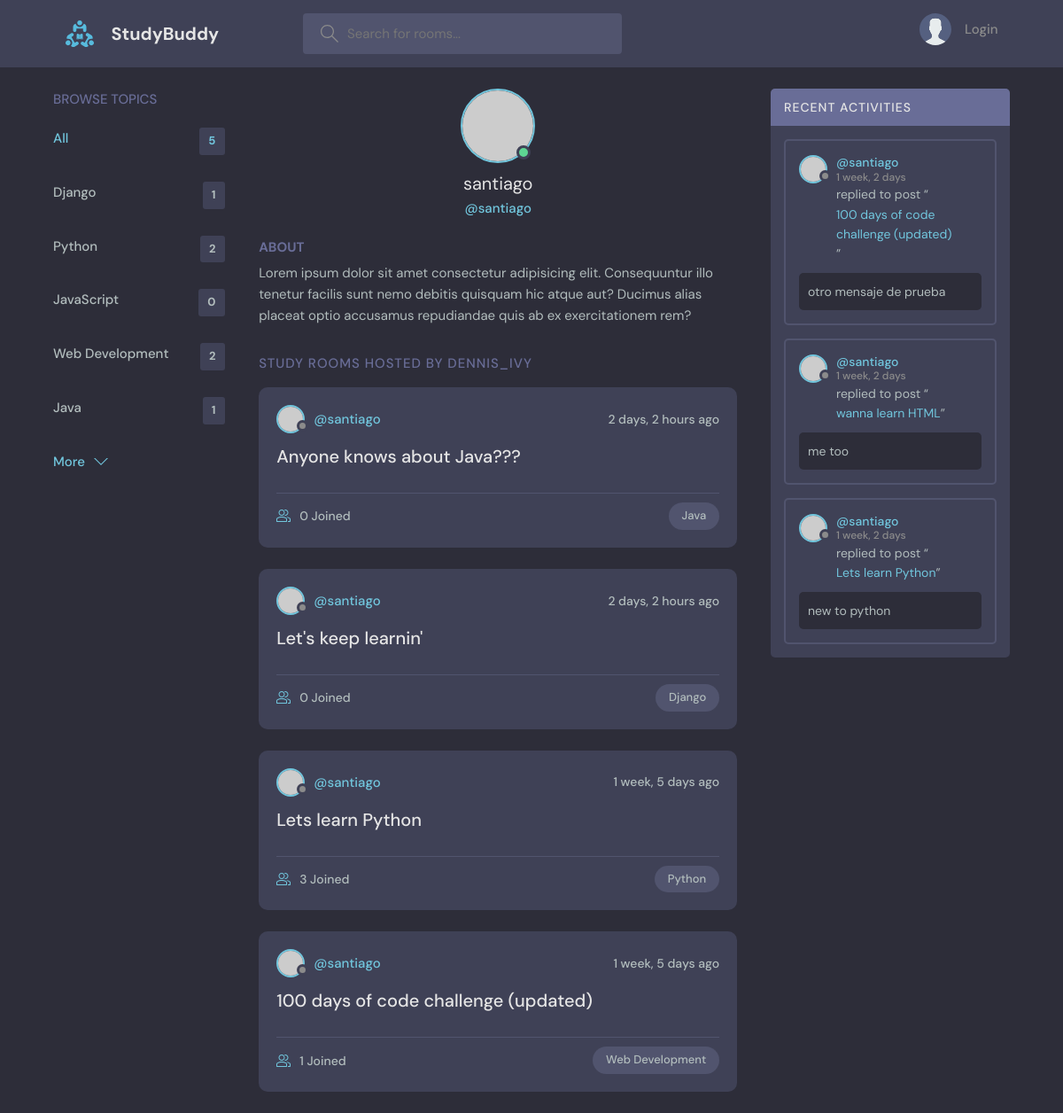
The app's page /profile/1 with its own data.
### base/models.py (models this page shows, shortened)
class Topic(models.Model):
    name = models.CharField(max_length=200)

class Room(models.Model): #hijo de Topic
    host = models.ForeignKey(User, on_delete=models.SET_NULL, null=True)
    topic = models.ForeignKey(Topic, on_delete=models.SET_NULL, null=True)
    name = models.CharField(max_length=200,default='')
    description = models.TextField(null=True, blank=True)
    participants = models.ManyToManyField(User, related_name='participants',blank=True) #se usa related_name porque User ya esta usado en la linea host
    updated = models.DateTimeField(auto_now=True)
    created = models.DateTimeField(auto_now_add=True) # a diferencia de auto_now, cuando se guarda sólo queda la fecha de creacion
    class Meta: # esto es para darle orden a los posteos de create_room
        ordering = ['-updated','-created'] # el - es para reversed
    def __str__(self):
        return self.name

class Message(models.Model):
    user = models.ForeignKey(User, on_delete=models.CASCADE,)
    room = models.ForeignKey(Room, on_delete=models.CASCADE) # cuando borro la DB Room, tmb borra los models hijos (CASCADE)
    body = models.TextField()
    updated = models.DateTimeField(auto_now=True)
    created = models.DateTimeField(auto_now_add=True)
    class Meta: # esto es para darle orden a los posteos de create_room
        ordering = ['-updated','-created'] # el - es para reversed

### base/views.py (the view)
# urls.py: path('profile/<str:pk>',views.user_profile, name='user-profile'),
def user_profile(request,pk):
    user = User.objects.get(id=pk)
    rooms = user.room_set.all()
    room_messages = user.message_set.all()
    topics = Topic.objects.all()
    context={'user':user,'rooms':rooms,
            'room_messages':room_messages,'topics':topics}
    return render(request,'base/profile.html',context)

### base/templates/base/profile.html (shortened to what this page needs)
{% extends 'main.html' %}
{% block content %}
  <main class="profile-page layout layout--3">
    <div class="container">
      {% include 'base/topics_component.html' %}
      <div class="roomList">
        <div class="profile">
          <div class="profile__avatar">
            <div class="avatar avatar--large active">
              <img src="https://randomuser.me/api/portraits/men/11.jpg" />
            </div>
          </div>
          <div class="profile__info">
            <h3>{{user.username}}</h3>
            <p>@{{user.username}}</p>
          </div>
          <div class="profile__about">
            <h3>About</h3>
            <p>
              Lorem ipsum dolor sit amet consectetur adipisicing elit. Consequuntur illo tenetur
              facilis sunt nemo debitis quisquam hic atque aut? Ducimus alias placeat optio
              accusamus repudiandae quis ab ex exercitationem rem?
            </p>
          </div>
        </div>
        <div class="roomList__header">
          <div>
            <h2>Study Rooms Hosted by dennis_ivy</a>
            </h2>
          </div>
        </div>
        {% include 'base/feed_component.html' %}
      </div>
      {% include 'base/activity_component.html' %}
    </div>
  </main>
{% endblock %}

### base/templates/base/topics_component.html
<div class="topics">
    <div class="topics__header">
      <h2>Browse Topics</h2>
    </div>
    <ul class="topics__list">
      <li>
        <a href="{% url 'home' %}" class="active">All <span>{{topics.count}}</span></a>
      </li>
      {% for topic in topics %}
      <li>
        <a href="{% url 'home' %}?q={{topic.name}}">{{topic.name}}<span>{{topic.room_set.all.count}}</span></a>
      </li>
      {% endfor %}
    </ul>
    <a class="btn btn--link" href="topics.html">
      More
      <svg version="1.1" xmlns="http://www.w3.org/2000/svg" width="32" height="32" viewBox="0 0 32 32">
        <title>chevron-down</title>
        <path d="M16 21l-13-13h-3l16 16 16-16h-3l-13 13z"></path>
      </svg>
    </a>
  </div>

### base/templates/base/feed_component.html (shortened to what this page needs)
<!DOCTYPE html>
<html lang="en">
<head>
</head>
<body>
{% for room in rooms %}
<div class="roomListRoom">
    <div class="roomListRoom__header">
      <a href="{% url 'user-profile' room.host.id %}" class="roomListRoom__author">
        <div class="avatar avatar--small">
          <img src="https://randomuser.me/api/portraits/women/11.jpg" />
        </div>
        <span>@{{room.host.username}}</span>
      </a>
      <div class="roomListRoom__actions">
        <span>{{room.created|timesince}} ago</span>
      </div>
    </div>
    <div class="roomListRoom__content">
      <a href="{% url 'room' room.id %}">{{room.name}}</a>
    </div>
    <div class="roomListRoom__meta">
      <a href="{% url 'room' room.id %}" class="roomListRoom__joined">
        {{room.participants.all.count}} Joined
      </a>
      <p class="roomListRoom__topic">{{room.topic.name}}</p>
    </div>
</div>
{% endfor %}
</body>
</html>

### base/templates/base/activity_component.html (shortened to what this page needs)
<!DOCTYPE html>
<html lang="en">
<head>
</head>
<div class="activities">
    <div class="activities__header">
      <h2>Recent Activities</h2>
    </div>
    {% for message in room_messages %}
    <div class="activities__box">
      <div class="activities__boxHeader roomListRoom__header">
        <a href="{% url 'user-profile' message.user.id %}" class="roomListRoom__author">
          <div class="avatar avatar--small">
            <img src="https://randomuser.me/api/portraits/women/11.jpg" />
          </div>
          <p>
            @{{message.user}}
            <span>{{message.created|timesince}}</span>
          </p>
        </a>
      </div>
      <div class="activities__boxContent">
        <p>replied to post “<a href="{% url 'room' message.room.id %}">{{message.room}}</a>”</p>
        <div class="activities__boxRoomContent">
          {{message.body}}
        </div>
      </div>
    </div>
    {% endfor %}
  </div>
</html>

### records on screen
Topic: name "Django", room_set.all.count "1"
Topic: name "Python", room_set.all.count "2"
Topic: name "JavaScript", room_set.all.count "0"
Topic: name "Web Development", room_set.all.count "2"
Topic: name "Java", room_set.all.count "1"
Room: host.username "santiago", created "2 days, 2 hours", name "Anyone knows about Java???", participants.all.count "0", topic.name "Java"
Room: host.username "santiago", created "2 days, 2 hours", name "Let's keep learnin'", participants.all.count "0", topic.name "Django"
Room: host.username "santiago", created "1 week, 5 days", name "Lets learn Python", participants.all.count "3", topic.name "Python"
Room: host.username "santiago", created "1 week, 5 days", name "100 days of code challenge (updated)", participants.all.count "1", topic.name "Web Development"
Message: user "santiago", created "1 week, 2 days", room "100 days of code challenge (updated)", body "otro mensaje de prueba"
Message: user "santiago", created "1 week, 2 days", room "wanna learn HTML", body "me too"
Message: user "santiago", created "1 week, 2 days", room "Lets learn Python", body "new to python"

### other values on screen
{{ topics.count }} "5"
{{ user.username }} "santiago"
